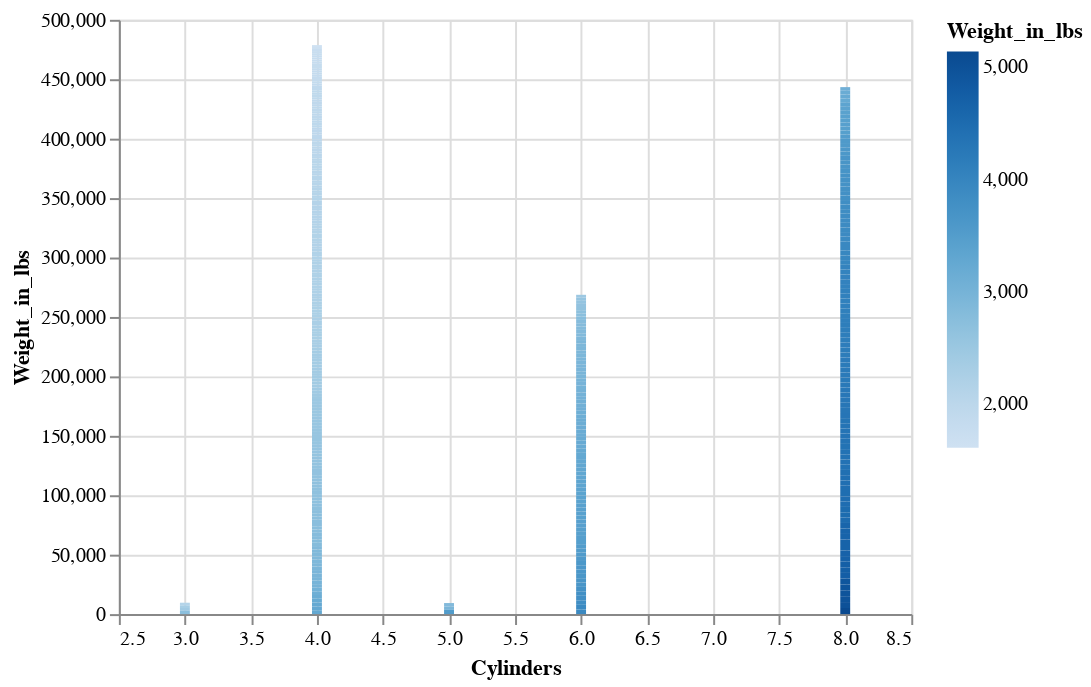

Source (notebook cell):
### Code cell
bar=alt.Chart(cars).mark_bar().encode(
    x='Cylinders:Q',
    y='Weight_in_lbs:Q',
    color='Weight_in_lbs').add_selection(brush)
bar

### Figure 1 — Vega-Lite specification as saved in the notebook (floating-point values rounded to 4 significant figures; data arrays with more than 128 entries replaced by an {"elided": "..."} marker saying what was removed)
{"config": {"view": {"continuousWidth": 400, "continuousHeight": 300}}, "data": {"name": "data-f02450ab61490a1363517a0190416235"}, "mark": "bar", "encoding": {"color": {"field": "Weight_in_lbs", "type": "quantitative"}, "x": {"field": "Cylinders", "type": "quantitative"}, "y": {"field": "Weight_in_lbs", "type": "quantitative"}}, "selection": {"selector003": {"type": "interval", "encodings": ["x"]}}, "$schema": "https://vega.github.io/schema/vega-lite/v4.17.0.json", "datasets": {"data-f02450ab61490a1363517a0190416235": {"elided": "406 records"}}}
